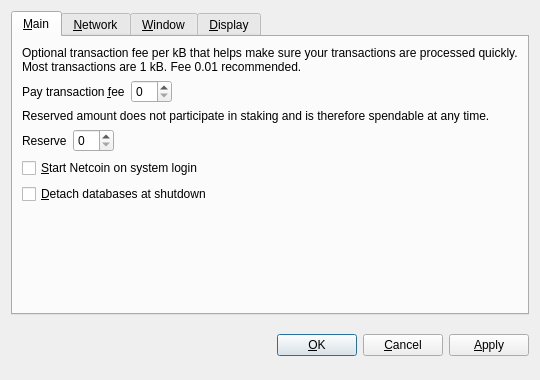
<?xml version="1.0" encoding="UTF-8"?>
<ui version="4.0">
 <class>OptionsDialog</class>
 <widget class="QDialog" name="OptionsDialog">
  <property name="geometry">
   <rect>
    <x>0</x>
    <y>0</y>
    <width>540</width>
    <height>380</height>
   </rect>
  </property>
  <property name="windowTitle">
   <string>Options</string>
  </property>
  <property name="modal">
   <bool>true</bool>
  </property>
  <layout class="QVBoxLayout" name="verticalLayout">
   <item>
    <widget class="QTabWidget" name="tabWidget">
     <property name="tabPosition">
      <enum>QTabWidget::North</enum>
     </property>
     <property name="currentIndex">
      <number>0</number>
     </property>
     <widget class="QWidget" name="tabMain">
      <attribute name="title">
       <string>&amp;Main</string>
      </attribute>
      <layout class="QVBoxLayout" name="verticalLayout_Main">
       <item>
        <widget class="QLabel" name="transactionFeeInfoLabel">
         <property name="text">
          <string>Optional transaction fee per kB that helps make sure your transactions are processed quickly. Most transactions are 1 kB. Fee 0.01 recommended.</string>
         </property>
         <property name="textFormat">
          <enum>Qt::PlainText</enum>
         </property>
         <property name="wordWrap">
          <bool>true</bool>
         </property>
        </widget>
       </item>
       <item>
        <layout class="QHBoxLayout" name="horizontalLayoutFee">
         <item>
          <widget class="QLabel" name="transactionFeeLabel">
           <property name="text">
            <string>Pay transaction &amp;fee</string>
           </property>
           <property name="textFormat">
            <enum>Qt::PlainText</enum>
           </property>
           <property name="buddy">
            <cstring>transactionFee</cstring>
           </property>
          </widget>
         </item>
         <item>
          <widget class="BitcoinAmountField" name="transactionFee"/>
         </item>
         <item>
          <spacer name="horizontalSpacerFee">
           <property name="orientation">
            <enum>Qt::Horizontal</enum>
           </property>
           <property name="sizeHint" stdset="0">
            <size>
             <width>40</width>
             <height>20</height>
            </size>
           </property>
          </spacer>
         </item>
        </layout>
       </item>
       <item>
        <widget class="QLabel" name="reserveBalanceInfoLabel">
         <property name="text">
          <string>Reserved amount does not participate in staking and is therefore spendable at any time.</string>
         </property>
         <property name="textFormat">
          <enum>Qt::PlainText</enum>
         </property>
         <property name="wordWrap">
          <bool>true</bool>
         </property>
        </widget>
       </item>
       <item>
        <layout class="QHBoxLayout" name="horizontalLayoutReserveBalance">
         <item>
          <widget class="QLabel" name="reserveBalanceLabel">
           <property name="text">
            <string>Reserve</string>
           </property>
           <property name="textFormat">
            <enum>Qt::PlainText</enum>
           </property>
           <property name="buddy">
            <cstring>reserveBalance</cstring>
           </property>
          </widget>
         </item>
         <item>
          <widget class="BitcoinAmountField" name="reserveBalance"/>
         </item>
         <item>
          <spacer name="horizontalSpacerReserveBalance">
           <property name="orientation">
            <enum>Qt::Horizontal</enum>
           </property>
           <property name="sizeHint" stdset="0">
            <size>
             <width>40</width>
             <height>20</height>
            </size>
           </property>
          </spacer>
         </item>
        </layout>
       </item>
       <item>
        <widget class="QCheckBox" name="bitcoinAtStartup">
         <property name="toolTip">
          <string>Automatically start Netcoin after logging in to the system.</string>
         </property>
         <property name="text">
          <string>&amp;Start Netcoin on system login</string>
         </property>
        </widget>
       </item>
       <item>
        <widget class="QCheckBox" name="detachDatabases">
         <property name="toolTip">
          <string>Detach block and address databases at shutdown. This means they can be moved to another data directory, but it slows down shutdown. The wallet is always detached.</string>
         </property>
         <property name="text">
          <string>&amp;Detach databases at shutdown</string>
         </property>
        </widget>
       </item>
       <item>
        <spacer name="verticalSpacer_Main">
         <property name="orientation">
          <enum>Qt::Vertical</enum>
         </property>
         <property name="sizeHint" stdset="0">
          <size>
           <width>20</width>
           <height>40</height>
          </size>
         </property>
        </spacer>
       </item>
      </layout>
     </widget>
     <widget class="QWidget" name="tabNetwork">
      <attribute name="title">
       <string>&amp;Network</string>
      </attribute>
      <layout class="QVBoxLayout" name="verticalLayout_Network">
       <item>
        <widget class="QCheckBox" name="mapPortUpnp">
         <property name="toolTip">
          <string>Automatically open the Netcoin client port on the router. This only works when your router supports UPnP and it is enabled.</string>
         </property>
         <property name="text">
          <string>Map port using &amp;UPnP</string>
         </property>
        </widget>
       </item>
       <item>
        <widget class="QCheckBox" name="connectSocks">
         <property name="toolTip">
          <string>Connect to the Netcoin network through a SOCKS proxy (e.g. when connecting through Tor).</string>
         </property>
         <property name="text">
          <string>&amp;Connect through SOCKS proxy:</string>
         </property>
        </widget>
       </item>
       <item>
        <layout class="QHBoxLayout" name="horizontalLayout_Network">
         <item>
          <widget class="QLabel" name="proxyIpLabel">
           <property name="text">
            <string>Proxy &amp;IP:</string>
           </property>
           <property name="textFormat">
            <enum>Qt::PlainText</enum>
           </property>
           <property name="buddy">
            <cstring>proxyIp</cstring>
           </property>
          </widget>
         </item>
         <item>
          <widget class="QValidatedLineEdit" name="proxyIp">
           <property name="maximumSize">
            <size>
             <width>140</width>
             <height>16777215</height>
            </size>
           </property>
           <property name="toolTip">
            <string>IP address of the proxy (e.g. 127.0.0.1)</string>
           </property>
          </widget>
         </item>
         <item>
          <widget class="QLabel" name="proxyPortLabel">
           <property name="text">
            <string>&amp;Port:</string>
           </property>
           <property name="textFormat">
            <enum>Qt::PlainText</enum>
           </property>
           <property name="buddy">
            <cstring>proxyPort</cstring>
           </property>
          </widget>
         </item>
         <item>
          <widget class="QLineEdit" name="proxyPort">
           <property name="maximumSize">
            <size>
             <width>55</width>
             <height>16777215</height>
            </size>
           </property>
           <property name="toolTip">
            <string>Port of the proxy (e.g. 9050)</string>
           </property>
          </widget>
         </item>
         <item>
          <widget class="QLabel" name="socksVersionLabel">
           <property name="text">
            <string>SOCKS &amp;Version:</string>
           </property>
           <property name="textFormat">
            <enum>Qt::PlainText</enum>
           </property>
           <property name="buddy">
            <cstring>socksVersion</cstring>
           </property>
          </widget>
         </item>
         <item>
          <widget class="QValueComboBox" name="socksVersion">
           <property name="toolTip">
            <string>SOCKS version of the proxy (e.g. 5)</string>
           </property>
          </widget>
         </item>
         <item>
          <spacer name="horizontalSpacer_Network">
           <property name="orientation">
            <enum>Qt::Horizontal</enum>
           </property>
           <property name="sizeHint" stdset="0">
            <size>
             <width>40</width>
             <height>20</height>
            </size>
           </property>
          </spacer>
         </item>
        </layout>
       </item>
       <item>
        <spacer name="verticalSpacer_Network">
         <property name="orientation">
          <enum>Qt::Vertical</enum>
         </property>
         <property name="sizeHint" stdset="0">
          <size>
           <width>20</width>
           <height>40</height>
          </size>
         </property>
        </spacer>
       </item>
      </layout>
     </widget>
     <widget class="QWidget" name="tabWindow">
      <attribute name="title">
       <string>&amp;Window</string>
      </attribute>
      <layout class="QVBoxLayout" name="verticalLayout_Window">
       <item>
        <widget class="QCheckBox" name="minimizeToTray">
         <property name="toolTip">
          <string>Show only a tray icon after minimizing the window.</string>
         </property>
         <property name="text">
          <string>&amp;Minimize to the tray instead of the taskbar</string>
         </property>
        </widget>
       </item>
       <item>
        <widget class="QCheckBox" name="minimizeOnClose">
         <property name="toolTip">
          <string>Minimize instead of exit the application when the window is closed. When this option is enabled, the application will be closed only after selecting Quit in the menu.</string>
         </property>
         <property name="text">
          <string>M&amp;inimize on close</string>
         </property>
        </widget>
       </item>
       <item>
        <spacer name="verticalSpacer_Window">
         <property name="orientation">
          <enum>Qt::Vertical</enum>
         </property>
         <property name="sizeHint" stdset="0">
          <size>
           <width>20</width>
           <height>40</height>
          </size>
         </property>
        </spacer>
       </item>
      </layout>
     </widget>
     <widget class="QWidget" name="tabDisplay">
      <attribute name="title">
       <string>&amp;Display</string>
      </attribute>
      <layout class="QVBoxLayout" name="verticalLayout_Display">
       <item>
        <layout class="QHBoxLayout" name="horizontalLayout_1_Display">
         <item>
          <widget class="QLabel" name="langLabel">
           <property name="text">
            <string>User Interface &amp;language:</string>
           </property>
           <property name="textFormat">
            <enum>Qt::PlainText</enum>
           </property>
           <property name="buddy">
            <cstring>lang</cstring>
           </property>
          </widget>
         </item>
         <item>
          <widget class="QValueComboBox" name="lang">
           <property name="toolTip">
            <string>The user interface language can be set here. This setting will take effect after restarting Netcoin.</string>
           </property>
          </widget>
         </item>
        </layout>
       </item>
       <item>
        <layout class="QHBoxLayout" name="horizontalLayout_2_Display">
         <item>
          <widget class="QLabel" name="unitLabel">
           <property name="text">
            <string>&amp;Unit to show amounts in:</string>
           </property>
           <property name="textFormat">
            <enum>Qt::PlainText</enum>
           </property>
           <property name="buddy">
            <cstring>unit</cstring>
           </property>
          </widget>
         </item>
         <item>
          <widget class="QValueComboBox" name="unit">
           <property name="toolTip">
            <string>Choose the default subdivision unit to show in the interface and when sending coins.</string>
           </property>
          </widget>
         </item>
        </layout>
       </item>
       <item>
        <widget class="QCheckBox" name="displayAddresses">
         <property name="toolTip">
          <string>Whether to show Netcoin addresses in the transaction list or not.</string>
         </property>
         <property name="text">
          <string>&amp;Display addresses in transaction list</string>
         </property>
        </widget>
       </item>
       <item>
        <widget class="QCheckBox" name="coinControlFeatures">
         <property name="toolTip">
          <string>Whether to show coin control features or not.</string>
         </property>
         <property name="text">
          <string>Display coin &amp;control features (experts only!)</string>
         </property>
        </widget>
       </item>
       <item>
        <spacer name="verticalSpacer_Display">
         <property name="orientation">
          <enum>Qt::Vertical</enum>
         </property>
         <property name="sizeHint" stdset="0">
          <size>
           <width>20</width>
           <height>40</height>
          </size>
         </property>
        </spacer>
       </item>
      </layout>
     </widget>
    </widget>
   </item>
   <item>
    <layout class="QHBoxLayout" name="horizontalLayout_Buttons">
     <item>
      <spacer name="horizontalSpacer_1">
       <property name="orientation">
        <enum>Qt::Horizontal</enum>
       </property>
       <property name="sizeHint" stdset="0">
        <size>
         <width>40</width>
         <height>48</height>
        </size>
       </property>
      </spacer>
     </item>
     <item>
      <widget class="QLabel" name="statusLabel">
       <property name="font">
        <font>
         <weight>75</weight>
         <bold>true</bold>
        </font>
       </property>
       <property name="text">
        <string/>
       </property>
       <property name="textFormat">
        <enum>Qt::PlainText</enum>
       </property>
       <property name="wordWrap">
        <bool>true</bool>
       </property>
      </widget>
     </item>
     <item>
      <spacer name="horizontalSpacer_2">
       <property name="orientation">
        <enum>Qt::Horizontal</enum>
       </property>
       <property name="sizeHint" stdset="0">
        <size>
         <width>40</width>
         <height>48</height>
        </size>
       </property>
      </spacer>
     </item>
     <item>
      <widget class="QPushButton" name="okButton">
       <property name="text">
        <string>&amp;OK</string>
       </property>
      </widget>
     </item>
     <item>
      <widget class="QPushButton" name="cancelButton">
       <property name="text">
        <string>&amp;Cancel</string>
       </property>
       <property name="autoDefault">
        <bool>false</bool>
       </property>
      </widget>
     </item>
     <item>
      <widget class="QPushButton" name="applyButton">
       <property name="text">
        <string>&amp;Apply</string>
       </property>
       <property name="autoDefault">
        <bool>false</bool>
       </property>
      </widget>
     </item>
    </layout>
   </item>
  </layout>
 </widget>
 <customwidgets>
  <customwidget>
   <class>BitcoinAmountField</class>
   <extends>QSpinBox</extends>
   <header>bitcoinamountfield.h</header>
  </customwidget>
  <customwidget>
   <class>QValueComboBox</class>
   <extends>QComboBox</extends>
   <header>qvaluecombobox.h</header>
  </customwidget>
  <customwidget>
   <class>QValidatedLineEdit</class>
   <extends>QLineEdit</extends>
   <header>qvalidatedlineedit.h</header>
  </customwidget>
 </customwidgets>
 <resources/>
 <connections/>
</ui>
